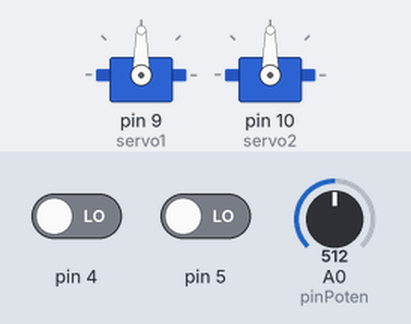
Simulated run of this sketch. Board: Arduino Uno, built with avr-gcc and run on an emulated ATmega328P. On the bench: 2 × servo. The inputs (shaded band) are chosen by the test bench; at power-on: pin 4 LOW, A0 (pinPoten) = 512, pin 5 LOW.

Above: at 1.2 s.
1.3 s: pin 4 driven HIGH
At 1.99 s:
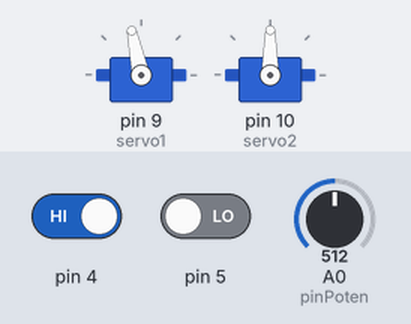
4.3 s: A0 (pinPoten) set to 716
At 7.1 s:
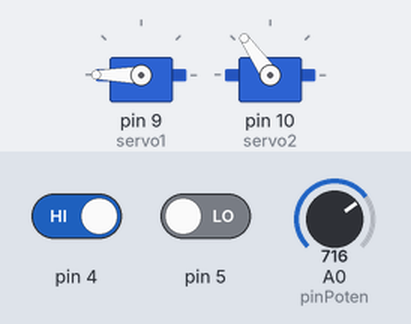
7.3 s: A0 (pinPoten) set to 900
At 8.5 s:
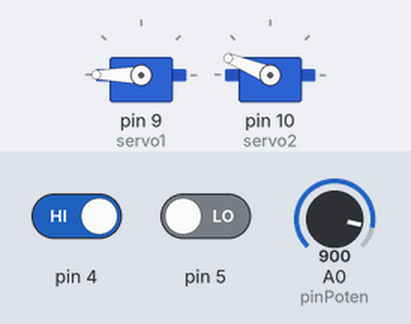
8.8 s: pin 5 driven HIGH
At 9.2 s:
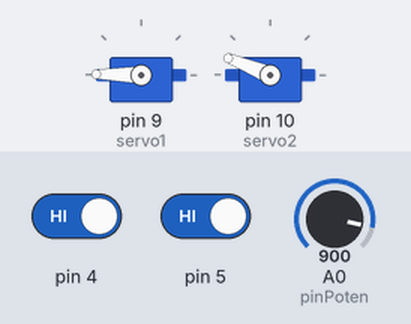
10.3 s: pin 4 driven LOW
At 10.92 s:
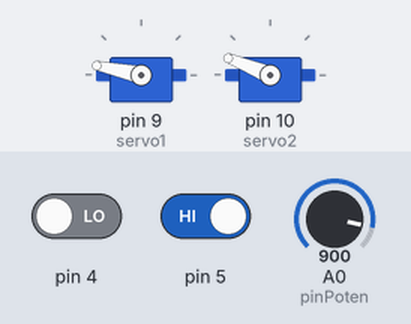
13.3 s: A0 (pinPoten) set to 1023
At 13.46 s:
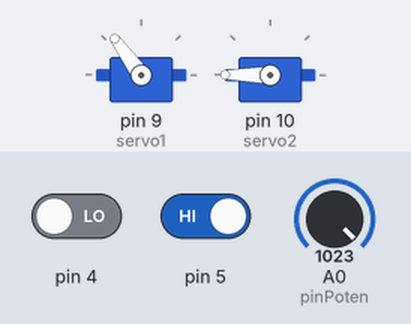
Timing chart, 0 to 19.0 s (numbered marks = the images above; inputs shaded):
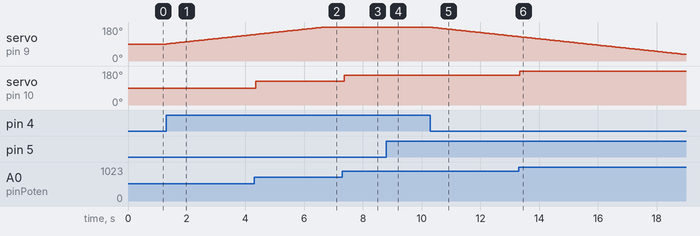

The sketch:

controlde2servosArduino.ino
```cpp
/* AUTOR: CREATIVIDAD CODIFICADA
 *  www.creatividadcodificada.com
 *  NOMBRE DEL PROYECTO: Manejo de dos servomotres SG90
 *  con Arduino
 *
*/
#include <Servo.h>
Servo servo1, servo2;
int gradosBoton = 90;
int pinPoten = 0;
int leerPoten;
int gradosPoten;

void setup() {
 //  Enviamos las señales a los servomotores por los pines 9 y 10
 // y los calibramos
 servo1.attach(9,720,2250);
 servo2.attach(10,720,2250);
 // Configuramos los pines 4 y 5 como entradas
 pinMode(4,INPUT);
 pinMode(5,INPUT);
}

void loop() {
  // Hacemos dos controles para saber cuando se acciona el pulsador
  // y aumentar o reducir los grados del eje del servomotor
 if(digitalRead(4) == HIGH)
  {
    gradosBoton++;
    if(gradosBoton>=180) gradosBoton = 180;
    servo1.write(gradosBoton);

  }

  if(digitalRead(5) == HIGH)
  {
    gradosBoton--;
    if(gradosBoton<=0) gradosBoton = 0;
    servo1.write(gradosBoton);

  }

  // Leemos la señal analogica del potenciometro
  // y hacemos un mapeo para tener datos de 0 a 180
  leerPoten = analogRead(pinPoten);
  gradosPoten = map(leerPoten, 0, 1023, 0, 180);
  servo2.write(gradosPoten);
  delay(60);

  }
void sumarGrados()
{
  gradosBoton++;
  if(gradosBoton>=180)
  {
    gradosBoton=180;
    }
  }
void restarGrados()
{
  gradosBoton--;
  if(gradosBoton<=0)
  {
    gradosBoton=0;
    }
  }
```

Measured:
- after the input at 1.3 s, servo on pin 9 (servo1): moves from 90° to 140° over 3.0 s, starting at once
- after the input at 4.3 s, servo on pin 10 (servo2): 90° → 125° at once
- after the input at 7.3 s, servo on pin 10 (servo2): 125° → 158° after 0.06 s
- after the input at 8.8 s, servo on pin 9 (servo1): 180° → 179° at once
- after the input at 10.3 s, servo on pin 9 (servo1): moves from 179° to 129° over 3.0 s, starting at once
- after the input at 13.3 s, servo on pin 10 (servo2): 158° → 180° at once
